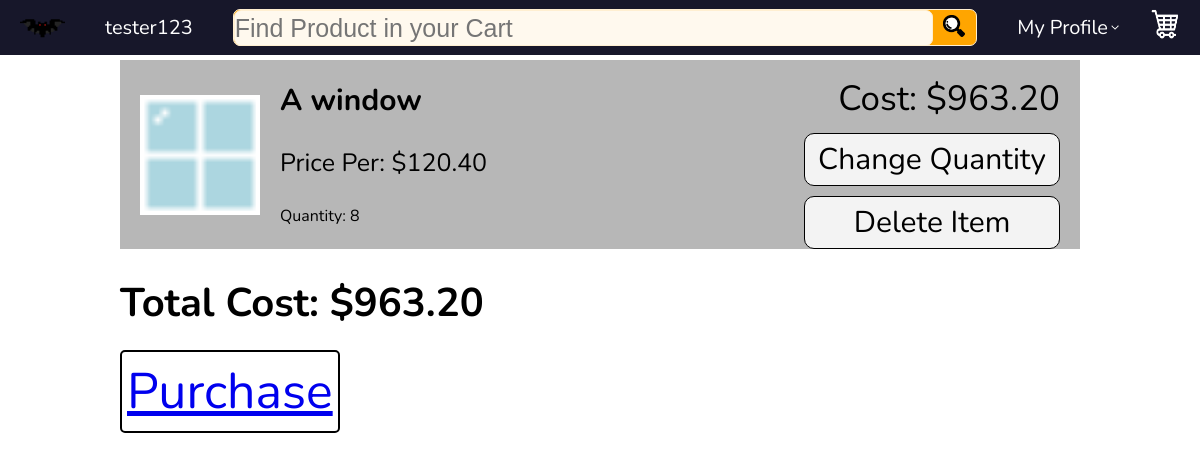
Page /store/cart/ (signed in) on the committed database.
### store/models.py (models this page shows, shortened)
class Profile(models.Model):
    user = models.OneToOneField(User, on_delete=models.CASCADE)
    picture = models.ImageField(blank=True)
    phone = models.CharField(max_length=13, blank=True) # Validation
    address = models.CharField(max_length=40) # Validation
    type = models.CharField(
         max_length = 20, default="Customer",
         choices=[
            ("Customer", "Customer"), ("Vendor", "Vendor"), ("Transit", "Transit")
         ]
        )
    wishlist = models.ManyToManyField('Product', related_name="wishlist", blank=True)
    cart = models.ManyToManyField('Product', related_name="cart", blank=True)

class productInCart(models.Model):
    profile = models.ForeignKey(Profile, on_delete=models.CASCADE)
    product = models.ForeignKey(Product, on_delete=models.CASCADE)
    quantity = models.IntegerField(default=0)
    totalCost = models.DecimalField(decimal_places=2, max_digits = 40, default=0)

class Product(models.Model):
    seller = models.ForeignKey(Profile, on_delete=models.CASCADE)
    title = models.CharField(max_length=50)
    price = models.DecimalField(decimal_places=2, max_digits=40)
    desc = models.TextField(max_length=500)
    picture = models.ImageField(blank=True)
    unlisted = models.BooleanField(default=False)
    nReviews = models.IntegerField(default=0)
    averageScore = models.DecimalField(default=0, decimal_places=2, max_digits=40)

### store/views.py (the view)
# urls.py: path('cart/', cart, name='cart'),
def cart(request):
    profile = Profile.objects.get(user__exact=request.user)
    incart = productInCart.objects.filter(profile__exact=profile)
    if request.method == 'POST':
        incart = incart.filter(product__title__icontains=request.POST['search'])
    totalCost = 0
    for item in incart:
        totalCost += item.totalCost
    context = {
        'profile': profile,
        'incart': incart,
        'total': totalCost,
        'placeholder': 'Find Product in your Cart',
    }
    return render(request, 'store/cart.html', context)

### store/templates/store/cart.html (shortened to what this page needs)
{% extends 'store/base.html' %}
{% load static %}
{% block style %}<link rel="stylesheet" href="{% static 'store/cart.css' %}"> {% endblock %}
{% block content %}
    {% for item in incart %}
        <div class="product">
            <img class="image" src="{{ item.product.picture.url }}">
            <div class="right">
                <h1 class="title">{{ item.product.title }}</h1>
                <p class="price">Price Per: ${{ item.product.price }}</p>
                <p class="qt">Quantity: {{ item.quantity }} </p>
            </div>
            <div class="rightest">
                <p class="total">Cost: ${{item.totalCost}} </p>
                <a class="delete" href="{% url 'editItem' item.id %}">Change Quantity</a>
                <a class="delete" href="{% url 'deleteItem' item.id %}">Delete Item</a>
            </div>
        </div>
    {% endfor %}
    <h1 class="totalPrice">Total Cost: ${{ total }}</h1>
    <div class="cont">
        <a class="purchase" href="{% url 'purchase' %}">Purchase</a>
    </div>
{% endblock %}

### store/templates/store/base.html (shortened to what this page needs)
{% load static %}
<!DOCTYPE html>
<html lang="en">
<head>
    <link rel="stylesheet" href="{% static 'store/base.css' %}">
    {% block style %} {% endblock %}
</head>
<body>
    {% block nav %}
    <div class="nav">
        <a class="profileImage" href="{% url 'index' %}"><img src="{{ profile.picture.url }}"></a>
        <a class="username" href="{% url 'index' %}">{{ profile.user.username }}</a>
        <form method="post">
            {% if placeholder == "Does Not Use Search" %}
                <input class="search" type="text" name="search" placeholder="{{ placeholder }}" disabled>
                <button type="submit" disabled><img src="{% static 'store/search.png' %}"></button>
            {% else %}
                <input class="search" type="text" name="search" placeholder="{{ placeholder }}">
                <button type="submit"><img src="{% static 'store/search.png' %}"></button>
            {% endif %}
        </form>
        <div class="profile">
            <p>My Profile</p>
            <img src="{% static 'store/downarrow.png' %}">
        </div>
        {% if profile.type == 'Customer' %}
            <a href="{% url 'cart' %}"><img class="cart" src="{% static 'store/cart.png' %}"></a>
        {% endif %}
    </div>
    {% endblock %}
    <div class="content">
    {% block content %}
    {% endblock %}
    </div>
</body>
</html>

### store/static/store/base.css (style rules this page uses)
body { margin:0px; }
.content { margin-top: 70px; }
.nav { position: fixed; top:0px; left:0px; font-family: Nunito; background-color: rgb(23, 23, 42); display: flex; width: 100vw; align-items: center; font-size: 20px; z-index: 10; }
.profileImage { width: 45px; height: 45px; margin-top: 5px; margin-bottom: 5px; margin-left: 20px; }
.nav .profileImage img { width: 45px; height: 45px; }
.username { color: white; text-decoration: none; margin-left: 40px; }
.nav form { display: flex; background-color: orange; flex: 1; border: 1px solid rgb(255, 239, 209); border-radius: 7px; margin-left: 40px; height: 35px; }
.nav .search { background-color: rgb(255, 249, 238); border: inherit; border-radius: inherit; font-size: 25px; width: calc(100% - 45px); padding:0; height: 34px; }
.nav button { width: 42px; background-color: orange; border: 1px solid orange; border-radius: 10px; }
.nav button img { height: 22px; width: 22px; }
.profile { display: flex; align-items: center; position: relative; color: white; margin-top: 0px; margin-bottom: 0px; margin-left: 40px; margin-right: 30px; }
.profile p { margin:0; }
.profile img { margin: 0; margin-left: 2px; height: 10px; width: 10px; }
.nav a img { width: 30px; height: 30px; }
.cart { margin-right: 20px; }

### store/static/store/cart.css (style rules this page uses)
.content { font-family: Nunito; margin-top: 60px; }
.title { font-size: 30px; }
.product { display: flex; position: relative; width: 80vw; margin-left: auto; margin-right: auto; margin-top: 10px; margin-bottom:10px; background-color: rgb(183, 183, 183); }
.product img { margin: 20px; width: 10vw; height: 10vw; align-self: center; }
.price { font-size: 25px; }
.rightest { flex: 1; position: relative; display: flex; flex-direction: column; justify-content: right; }
.rightest * { position: relative; margin-right: 20px; margin-left: auto; }
.total { font-size: 35px; margin-top: 15px; margin-bottom: 1px; }
.delete { border: 1px solid black; border-radius: 10px; background-color: rgb(243, 243, 243); color: black; padding: 5px; padding-right: 7px; padding-left: 7px; font-size: 30px; text-decoration: none; width: 240px; margin-top: 10px; text-align: center; }
.totalPrice { position: relative; margin-left: auto; margin-right: auto; width: 80vw; font-size: 40px; }
.cont { margin-left: auto; margin-right: auto; width: 80vw; }
.purchase { font-size: 50px; border: 2px solid black; border-radius: 5px; padding: 5px; }

### rows in the picture
Profile: picture (picture), user.username "tester123"
productInCart: product.picture (picture), product "A window", product.price "120.40", quantity "8", totalCost "963.20"

### other values in the picture
{{ total }} "963.20"
